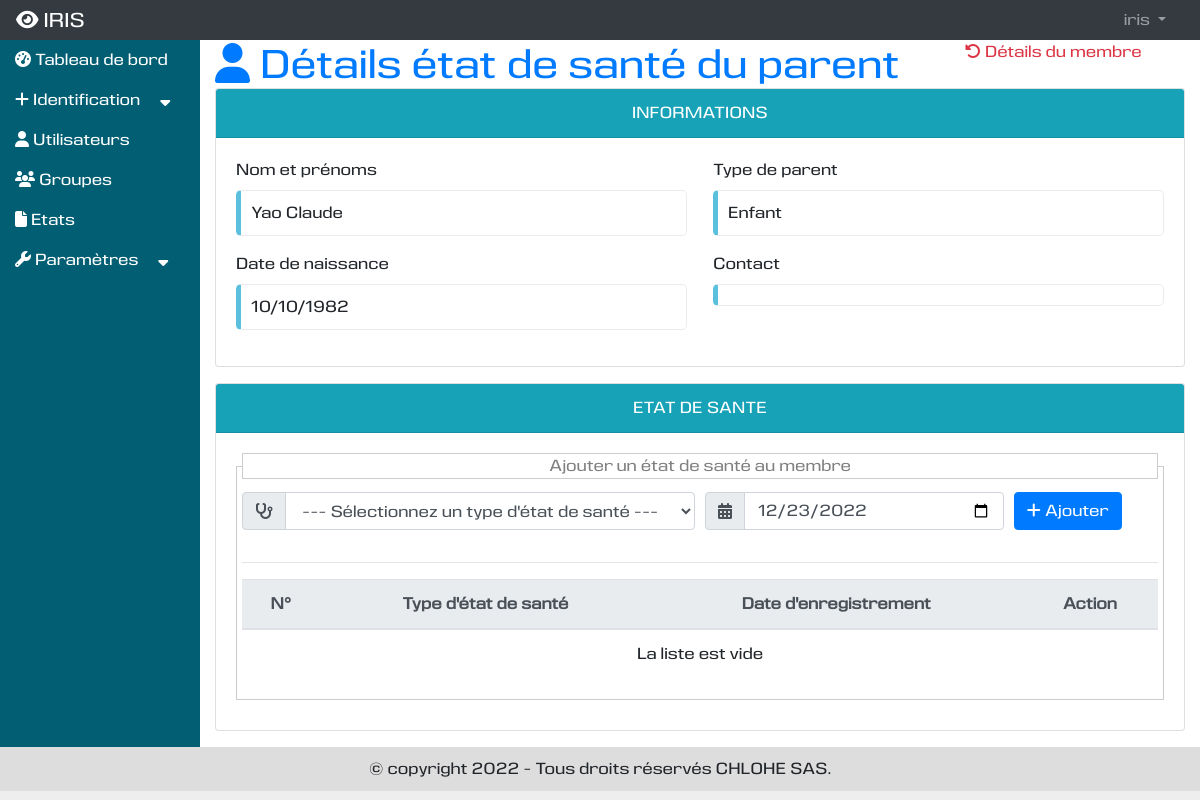
Page /presentation/detail-parent-secteuragricole/4/2 (signed in) on the earlier database version.
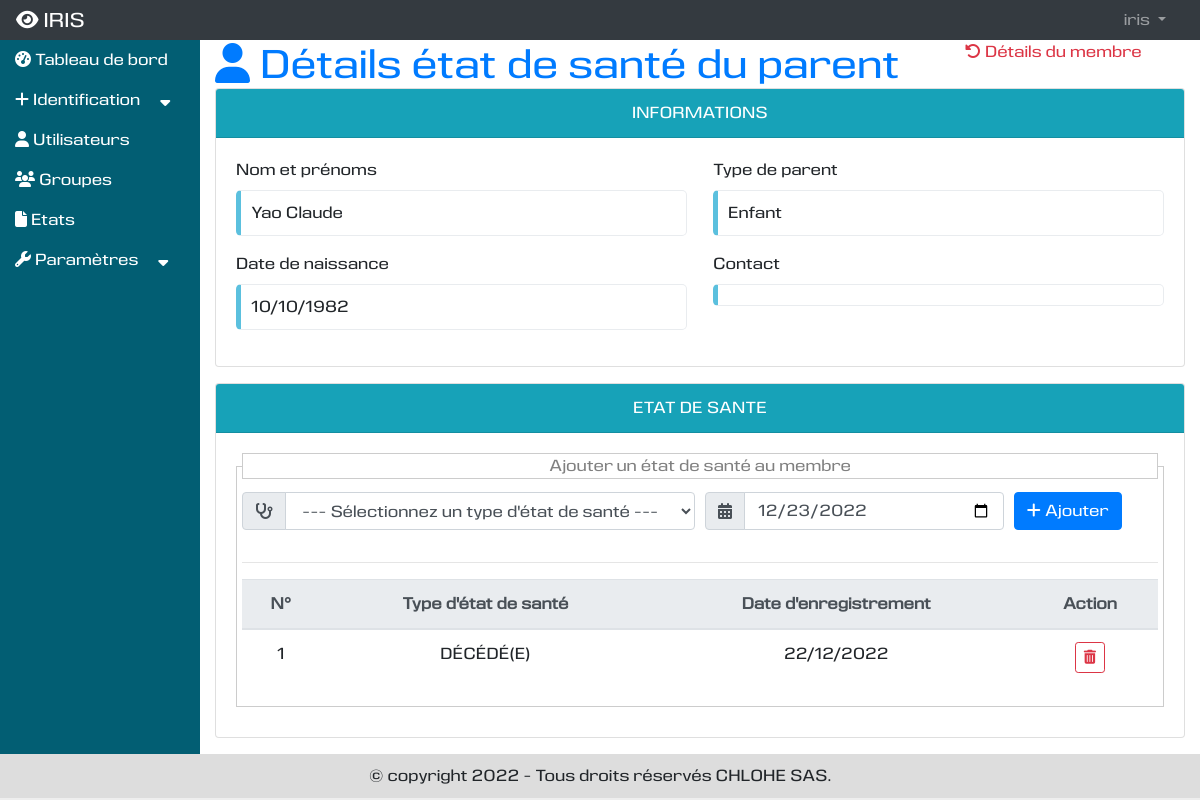
Same page on the later database version.
### vieprofessionnelle/models.py (models this page shows, shortened)
class Parent(models.Model):
    nomprenoms = models.CharField(max_length=250, verbose_name="Nom et prénoms")
    datenaissance = models.DateField(null=True, blank=True, verbose_name="Date de naissance")
    contact = models.CharField(max_length=50, null=True, blank=True, default="", verbose_name="Contact")
    adresse = models.CharField(max_length=150, null=True, blank=True,default="", verbose_name="Adresse")
    dateenre = models.DateTimeField(default=None, null=True, blank=True, verbose_name="Date d'enregistrement")
    typeparent = models.ForeignKey(TypeParent, on_delete=models.CASCADE)

class TypeParent(models.Model):
    libelle = models.CharField(max_length=100, verbose_name="Libellé", unique=True)
    def __str__(self):
        return self.libelle

class EtatSante(models.Model):
    dateenre = models.DateField(null=True, blank=True, default=None, verbose_name="Date d'enregistrement")
    typeetatsante = models.ForeignKey(TypeEtatSante, on_delete=models.CASCADE)
    parent = models.ForeignKey(Parent, null=True, blank=True, default=None, on_delete=models.CASCADE)
    membre = models.ForeignKey(Membre, null=True, blank=True, default=None, on_delete=models.CASCADE)

class TypeEtatSante(models.Model):
    libelle = models.CharField(max_length=250, verbose_name="Libellé", unique=True)
    def __str__(self):
        return self.libelle

### presentation/views.py (the view)
# urls.py: path('detail-parent-secteuragricole/<str:id>/<str:id_retour>', views.detail_parent_secteuragricole, name='detail_parent_secteuragricole'),
@login_required
@permission_required('vieprofessionnelle.add_membre', raise_exception=True)
def detail_parent_secteuragricole(request, id, id_retour):
    try:
        parent = Parent.objects.get(id=id)
    except Parent.DoesNotExist:
        messages.error(request, "Ce parent n'existe pas.")
        return HttpResponseRedirect(reverse('presentation:ajouter_secteuragricole'))
    typeetatsantes = TypeEtatSante.objects.order_by('id')
    etatsantes = EtatSante.objects.filter(parent=parent).order_by('id')
    context = {
        'title': "Détials état de santé du parent",
        'typeetatsantes': typeetatsantes,
        'etatsantes': etatsantes,
        'parent': parent,
        'id_retour': id_retour,
    }
    return render(request, 'presentation/detail_parent_secteuragricole.html', context)

### presentation/templates/presentation/detail_parent_secteuragricole.html (shortened to what this page needs)
{% extends 'utilisateur/base.html' %}
{% load static %}
{% block tableau_de_bord %}
<div class="row">
    <div class="col-md-12">
        <div class="row">
            <div class="col-md-9">
                <h1 class="text-primary"><i class="fas fa-user"></i> Détails état de santé du parent</h1>
            </div>
            <div class="col-md-3">
                <a href="{% url 'presentation:retour_liste_membre' id_retour %}" class="text-danger"><i class="fas fa-undo-alt"></i> Détails du membre</a>
            </div>
        </div>
    </div>
    <div class="col-md-12 mb-3">
        <div class="card">
            <div class="card-header text-white text-center bg-info">INFORMATIONS</div>
            <div class="card-body">
                <div class="form-row mb-3">
                    <div class="col mr-3">
                        <label>Nom et prénoms</label>
                        <p class="contour-info">
                            {{parent.nomprenoms}}
                        </p>
                    </div>
                    <div class="col">
                        <label>Type de parent</label>
                        <p class="contour-info">
                            {{parent.typeparent}}
                        </p>
                    </div>
                </div>
                <div class="form-row mb-3">
                    <div class="col mr-3">
                        <label>Date de naissance</label>
                        <p class="contour-info">
                            {{parent.datenaissance|date:"d/m/Y"}}
                        </p>
                    </div>
                    <div class="col">
                        <label>Contact</label>
                        <p class="contour-info">
                        </p>
                    </div>
                </div>
            </div>
        </div>
    </div>
    <div class="col-md-12 mb-3">
        <div class="card">
            <div class="card-header text-white text-center bg-info">ETAT DE SANTE</div>
            <div class="card-body">
                <form action="post" method="#" id="form_etatsante">
                    <fieldset style="border:1px solid #CCC; margin-bottom:10px; padding:5px;">
                    <legend style="font-size:1em;color:gray;border:1px solid #CCC; text-align:center;">
                        Ajouter un état de santé au membre
                    </legend>
                    <div class="form-row mb-2">
                        <div class="col-md-6">
                            <div class="input-group mb-3">
                                <div class="input-group-prepend">
                                    <label class="input-group-text" for="select_typeetatsante"><i class="fas fa-stethoscope"></i></label>
                                </div>
                                <select name="select_typeetatsante" id="select_typeetatsante" class="form-control" required>
                                    <option value="" selected>--- Sélectionnez un type d'état de santé ---</option>
                                </select>
                            </div>
                        </div>
                        <div class="col-md-4">
                            <div class="input-group mb-3">
                                <div class="input-group-prepend">
                                    <span class="input-group-text"><i class="fas fa-calendar-alt"></i></span>
                                </div>
                                <input type="date" name="dateenre_e" id="dateenre_e" value="{% now 'Y-m-d' %}" class="form-control">
                            </div>
                        </div>
                        <div class="col-md-2">
                            <div class="input-group mb-3 justify-content-start">
                                <button type="submit" id="envoyer_etatsante" name="envoyer_etatsante" class="btn btn-primary">
                                    <i class="fa fa-plus"></i> Ajouter
                                </button>
                            </div>
                        </div>
                    </div>
                    <hr />
                    <table class="table table-hover table-responsive-md text-center" id="tableetatsante">
                        <thead>
                        <tr class="thead-light">
                            <th>N°</th>
                            <th>Type d'état de santé</th>
                            <th>Date d'enregistrement</th>
                            <th>Action</th>
                        </tr>
                        </thead>
                        <tbody>
                        {% for etatsante in etatsantes %}
                        <tr>
                            <td>{{forloop.counter}}</td>
                            <td>{{etatsante.typeetatsante|upper}}</td>
                            <td>{{etatsante.dateenre|date:"d/m/Y"}}</td>
                            <td class="text-center">
                                <button type="button" title="Supprimer" class="btn btn-outline-danger btn-sm" data-toggle="modal" data-target="#etatsantesupprimermodal{{etatsante.id}}" data-backdrop="static"><i class="fas fa-trash-alt"></i></button>
                            </td>
                        </tr>
                        {% empty %}
                        <tr class="text-center">
                            <td colspan="4" class="text-center">
                                La liste est vide
                            </td>
                        </tr>
                        {% endfor %}
                        </tbody>
                    </table>
                </fieldset>
                </form>
            </div>
        </div>
    </div>
</div>
{% include 'toast.html' %}
{% endblock %}

### utilisateur/templates/utilisateur/base.html (shortened to what this page needs)
{% extends 'base.html' %}
{% load static %}
{% block contenu %}
<div class="row" id="contenu_index">
    <div class="col-md-2" id="contenu_index_gauche">
        <div>
            <ul class="menu-accordeon">
                <li><a href="{% url 'presentation:index' %}"><i class="fa fa-dashboard"></i> Tableau de bord</a></li>
                <li><a href="#"><i class="fa fa-plus"></i> Identification &nbsp;&nbsp;&nbsp;&nbsp;<i class="fas fa-sort-down"></i></a>
                </li>
                {% if 'auht.add_user' in perms %}
                <li><a href="{% url 'utilisateur:utilisateur' %}"><i class="fa fa-user"></i> Utilisateurs</a></li>
                <li><a href="{% url 'utilisateur:groupe' %}"><i class="fa fa-group"></i> Groupes</a></li>
                <li><a href="{% url 'etat:etat' %}"><i class="fas fa-file"></i> Etats</a></li>
                {% endif %}
                {% if 'vieprofessionnelle.add_membre' in perms %}
                <li>
                    <a href="#"><i class="fa fa-wrench"></i> Paramètres &nbsp;&nbsp;&nbsp;&nbsp;<i class="fas fa-sort-down"></i></a>
                </li>
                {% endif %}
            </ul>
        </div>
    </div>
    <div class="col-md-10" id="contenu_index_droit">
        <div class="row">
            <div class="col-md-12">
                {% block tableau_de_bord %}
                {% endblock %}
            </div>
        </div>
    </div>
</div>
{% endblock %}

### templates/base.html (shortened to what this page needs)
{% load static %}
<!DOCTYPE html>
<html lang="fr">
<head>
    <link rel="stylesheet" href="https://maxcdn.bootstrapcdn.com/bootstrap/4.5.2/css/bootstrap.min.css">
    <link rel="stylesheet" type="text/css" href="https://cdn.datatables.net/v/bs4/jq-3.6.0/jszip-2.5.0/dt-1.12.1/b-2.2.3/b-html5-2.2.3/b-print-2.2.3/datatables.min.css"/>
    <link rel="stylesheet" type="text/css" href="{% static 'css/css.css' %}" />
</head>
<body>
  <div id ="page">
      {% block nas %}
      <div id ="nav">
        {% include 'nav.html' %}
      </div>
      {% endblock %}
    <div id ="contenu" class="container-fluid">
      {% block contenu %}
      {% endblock %}
    </div>
    <div id ="pied_page">
      {% block pied_page %}
        <div class="row" style="margin: 0px;">
            <div class="col-md-6 offset-md-3">
                <p class="text-center">
                    {% now "Y" as annee %}
                    {% if annee == "2022" %}
                    &copy copyright {{annee}} - Tous droits réservés CHLOHE SAS.
                    {% else %}
                    &copy copyright 2022-{{annee}} - Tous droits réservés CHLOHE SAS.
                    {% endif %}
                </p>
            </div>
        </div>
      {% endblock %}
    </div>
  </div>
</body>
</html>

### templates/nav.html (shortened to what this page needs)
<nav class="navbar navbar-expand-md bg-dark navbar-dark">
  <a class="navbar-brand" href="{% url 'presentation:index' %}"><i class="fas fa-eye"></i> IRIS</a>
  <div class="collapse navbar-collapse" id="collapsNavbar">
    <ul class="navbar-nav">
      {% if not user.is_authenticated %}
      <li class="nav-item">
        <a class="nav-link" href="{% url 'utilisateur:connexion' %}">Connexion</a>
      </li>
      <li class="nav-item">
        <a class="nav-link" href="{% url 'utilisateur:inscription' 0 %}">S'inscrire</a>
      </li>
      {% else %}
      <li class="nav-item dropdown" style="position: relative;">
        <a class="nav-link dropdown-toggle" href="#" id="navbardrop" data-toggle="dropdown">
          {{user.get_username}}
        </a>
      </li>
      {% endif %}
    </ul>
  </div>
</nav>

### templates/toast.html (shortened to what this page needs)
<div aria-live="polite" aria-atomic="true"
     style="position: fixed; min-height: 200px; top: 0; right: 0;" >
</div>
<div aria-live="polite" aria-atomic="true"
     style="position: fixed; min-height: 200px; top: 0; right: 0;" >
</div>
<div aria-live="polite" aria-atomic="true"
     style="position: fixed; min-height: 200px; top: 0; right: 0;" >
</div>

### static/css/css.css (style rules this page uses)
body { margin: 0px; padding: 0px; background : #EEE; font-family: 'eurocinewebfont'; }
nav { margin: 0px; padding: 0px; padding: 10px 10px 0px 10px; height: 40px; background: #DDD; }
nav div { display: flex; flex-direction: row; flex-wrap: wrap; justify-content: flex-end; }
nav div ul { margin: 0px; padding: 0px; list-style-type: none; }
nav div ul li { display: inline-block; margin-right: 10px; }
nav div ul li a { text-decoration: none; }
.contour-info { display : block; margin:0px; padding-left: 10px; padding-top: 10px; padding-bottom: 10px; border: 1px solid #e9ecef; border-left: solid 5px #5bc0de; border-radius: 5px; }
#contenu { background: #BBB; }
#contenu h1 { margin: 0px; padding : 0px; }
.menu-accordeon { padding:0; margin:0; list-style:none; }
.menu-accordeon a { display:block; text-decoration: none; color: black; padding: 8px 0; }
#contenu_index_gauche { background: #025E73; }
#contenu_index_gauche a { color: #FFF; transition: 0.5s; transition-property: color; }
#contenu_index_droit { background: white; }
#pied_page { background: #DDD; padding: 10px; }
#pied_page p { margin: 0px; }

Differences in the rows shown:
added EtatSante: typeetatsante "DÉCÉDÉ(E)", dateenre "22/12/2022"
Other differences:
text no longer shown: "La liste est vide"
